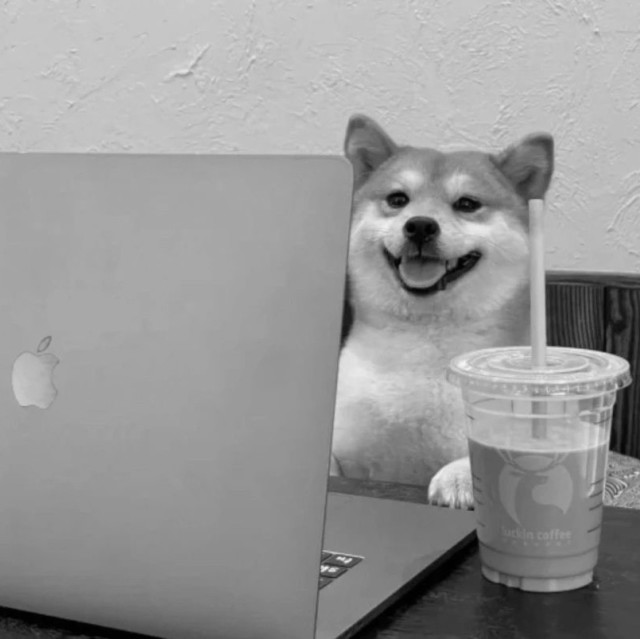
#> input picture work1/gray_image.png, 640 x 639 px
$ python work1.2.py
#> lines starting #> are read from the running program, lines starting #| are printed output that depends on the picture
import cv2

gray_image = cv2.imread('gray_image.png')
#> gray_image is the input picture: shape (639, 640, 3); min 0, max 245, mean 152.1

# 将图片尺寸缩小到原来的一半
resized_image = cv2.resize(gray_image, None, fx=0.5, fy=0.5, interpolation=cv2.INTER_LINEAR)

# 将图片旋转180度
rotated_image = cv2.rotate(resized_image, cv2.ROTATE_180)
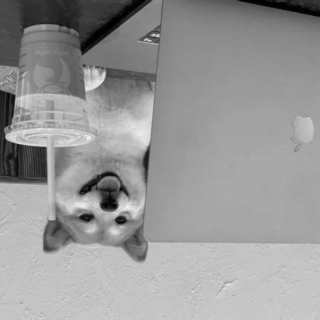
#> rotated_image: shape (320, 320, 3); min 0, max 242, mean 152

#水平翻转图片
flipped_image = cv2.flip(rotated_image, 1)
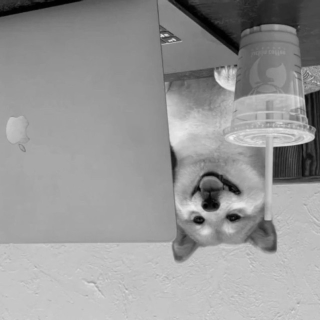
#> flipped_image: shape (320, 320, 3); min 0, max 242, mean 152

resized_path = 'resized_image.png'
rotated_path = 'rotated_image.png'
flipped_path = 'flipped_image.png'

cv2.imwrite(resized_path, resized_image)
cv2.imwrite(rotated_path, rotated_image)
cv2.imwrite(flipped_path, flipped_image)
